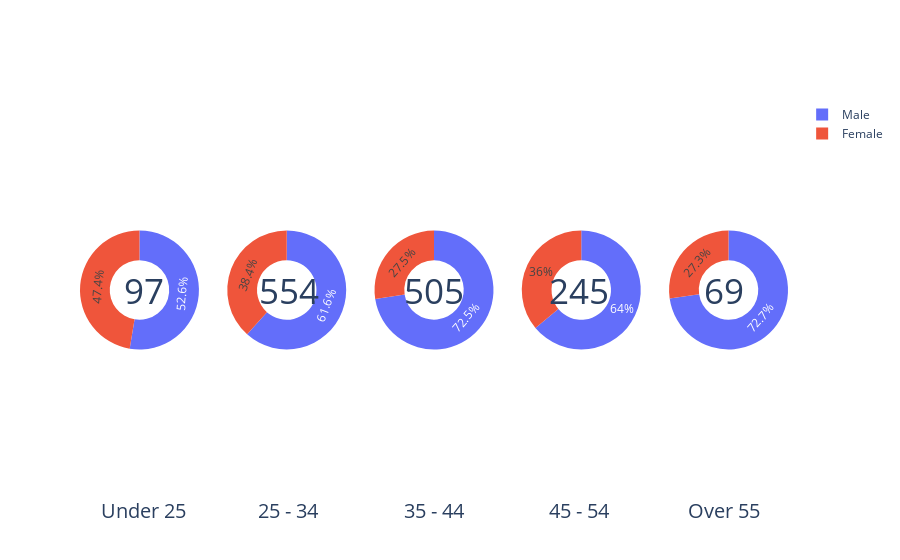

Here is the notebook cell this chart was saved with:
### Code cell
plots = make_subplots(rows=1,cols=len(list_age),specs=[[{'type': 'domain'}, {'type': 'domain'}, {'type': 'domain'}, {'type': 'domain'}, {'type': 'domain'}]])
for i,ag in enumerate(list_age):
    f = px.pie(data[data['CF_age band']==ag],values='depart',names='Gender', labels='depart',hole=0.5,title='Babou')
    for tt in f.data:
        plots.add_trace(tt,row=1,col=(i+1))
    plots.add_annotation(dict(text=ag, x=(2.05* i + 1) / 10-0.01, y=-0.08, font_size=20, showarrow=False, xref='paper', yref='paper', xanchor='center', yanchor='middle'))
    plots.add_annotation(dict(text=f"{data[data['CF_age band']==ag].shape[0]}", x=(2.05* i + 1) / 10-0.01, y=0.5, font_size=35, showarrow=False, xref='paper', yref='paper', xanchor='center', yanchor='middle',))
plots

### Figure 1 — Plotly figure (JSON) as saved in the notebook; plotly's stock layout.template omitted (floating-point values rounded to 4 significant figures; data arrays with more than 128 entries replaced by an {"elided": "..."} marker saying what was removed)
{"data": [{"domain": {"x": [0, 0.168], "y": [0, 1]}, "hole": 0.5, "hovertemplate": "Gender=%{label}<br>depart=%{value}<extra></extra>", "labels": ["Male", "Female", "Male", "Male", "Male", "Female", "Female", "Female", "Male", "Male", "Male", "Female", "Male", "Female", "Male", "Male", "Male", "Male", "Female", "Male", "Female", "Male", "Female", "Female", "Female", "Female", "Male", "Male", "Male", "Male", "Male", "Male", "Female", "Female", "Male", "Male", "Male", "Male", "Female", "Male", "Male", "Male", "Male", "Male", "Male", "Female", "Female", "Female", "Male", "Male", "Female", "Male", "Female", "Male", "Female", "Female", "Female", "Male", "Male", "Male", "Male", "Male", "Female", "Male", "Female", "Female", "Male", "Female", "Female", "Female", "Female", "Female", "Female", "Male", "Male", "Male", "Male", "Male", "Male", "Male", "Male", "Male", "Male", "Male", "Female", "Female", "Female", "Male", "Male", "Male", "Male", "Female", "Female", "Male", "Male", "Male", "Male"], "legendgroup": "", "name": "", "showlegend": true, "type": "pie", "values": [0, 0, 0, 1, 0, 0, 1, 0, 0, 1, 0, 0, 0, 1, 1, 0, 0, 1, 0, 0, 1, 0, 1, 0, 0, 1, 1, 1, 1, 0, 0, 0, 1, 0, 0, 0, 1, 0, 1, 0, 0, 1, 0, 0, 0, 1, 1, 1, 1, 1, 0, 0, 1, 0, 1, 1, 0, 1, 0, 0, 0, 1, 1, 0, 1, 0, 0, 1, 0, 0, 0, 0, 0, 0, 0, 0, 0, 0, 0, 0, 0, 0, 0, 0, 0, 0, 0, 0, 1, 1, 1, 1, 1, 1, 1, 1, 1]}, {"domain": {"x": [0.208, 0.376], "y": [0, 1]}, "hole": 0.5, "hovertemplate": "Gender=%{label}<br>depart=%{value}<extra></extra>", "labels": {"elided": "554 str values"}, "legendgroup": "", "name": "", "showlegend": true, "type": "pie", "values": {"elided": "554 int values"}}, {"domain": {"x": [0.416, 0.584], "y": [0, 1]}, "hole": 0.5, "hovertemplate": "Gender=%{label}<br>depart=%{value}<extra></extra>", "labels": {"elided": "505 str values"}, "legendgroup": "", "name": "", "showlegend": true, "type": "pie", "values": {"elided": "505 int values"}}, {"domain": {"x": [0.624, 0.792], "y": [0, 1]}, "hole": 0.5, "hovertemplate": "Gender=%{label}<br>depart=%{value}<extra></extra>", "labels": {"elided": "245 str values"}, "legendgroup": "", "name": "", "showlegend": true, "type": "pie", "values": {"elided": "245 int values"}}, {"domain": {"x": [0.832, 1], "y": [0, 1]}, "hole": 0.5, "hovertemplate": "Gender=%{label}<br>depart=%{value}<extra></extra>", "labels": ["Female", "Female", "Female", "Female", "Male", "Male", "Male", "Female", "Female", "Female", "Female", "Male", "Female", "Male", "Male", "Male", "Male", "Male", "Male", "Male", "Female", "Female", "Female", "Male", "Female", "Female", "Male", "Male", "Male", "Male", "Male", "Male", "Female", "Male", "Female", "Male", "Male", "Female", "Male", "Male", "Female", "Male", "Female", "Male", "Male", "Male", "Female", "Male", "Female", "Male", "Male", "Female", "Male", "Male", "Male", "Female", "Male", "Male", "Male", "Female", "Male", "Male", "Male", "Male", "Male", "Male", "Female", "Male", "Male"], "legendgroup": "", "name": "", "showlegend": true, "type": "pie", "values": [0, 0, 0, 0, 0, 0, 0, 0, 1, 1, 0, 0, 0, 0, 0, 0, 0, 0, 0, 0, 0, 0, 0, 0, 0, 0, 0, 0, 1, 1, 1, 1, 0, 1, 0, 0, 0, 0, 0, 0, 0, 0, 0, 0, 0, 0, 0, 0, 1, 1, 0, 0, 0, 0, 0, 0, 0, 0, 0, 0, 0, 0, 0, 0, 0, 0, 0, 1, 1]}], "layout": {"annotations": [{"font": {"size": 20}, "showarrow": false, "text": "Under 25", "x": 0.09, "xanchor": "center", "xref": "paper", "y": -0.08, "yanchor": "middle", "yref": "paper"}, {"font": {"size": 35}, "showarrow": false, "text": "97", "x": 0.09, "xanchor": "center", "xref": "paper", "y": 0.5, "yanchor": "middle", "yref": "paper"}, {"font": {"size": 20}, "showarrow": false, "text": "25 - 34", "x": 0.295, "xanchor": "center", "xref": "paper", "y": -0.08, "yanchor": "middle", "yref": "paper"}, {"font": {"size": 35}, "showarrow": false, "text": "554", "x": 0.295, "xanchor": "center", "xref": "paper", "y": 0.5, "yanchor": "middle", "yref": "paper"}, {"font": {"size": 20}, "showarrow": false, "text": "35 - 44", "x": 0.5, "xanchor": "center", "xref": "paper", "y": -0.08, "yanchor": "middle", "yref": "paper"}, {"font": {"size": 35}, "showarrow": false, "text": "505", "x": 0.5, "xanchor": "center", "xref": "paper", "y": 0.5, "yanchor": "middle", "yref": "paper"}, {"font": {"size": 20}, "showarrow": false, "text": "45 - 54", "x": 0.705, "xanchor": "center", "xref": "paper", "y": -0.08, "yanchor": "middle", "yref": "paper"}, {"font": {"size": 35}, "showarrow": false, "text": "245", "x": 0.705, "xanchor": "center", "xref": "paper", "y": 0.5, "yanchor": "middle", "yref": "paper"}, {"font": {"size": 20}, "showarrow": false, "text": "Over 55", "x": 0.91, "xanchor": "center", "xref": "paper", "y": -0.08, "yanchor": "middle", "yref": "paper"}, {"font": {"size": 35}, "showarrow": false, "text": "69", "x": 0.91, "xanchor": "center", "xref": "paper", "y": 0.5, "yanchor": "middle", "yref": "paper"}], "autosize": true}}
